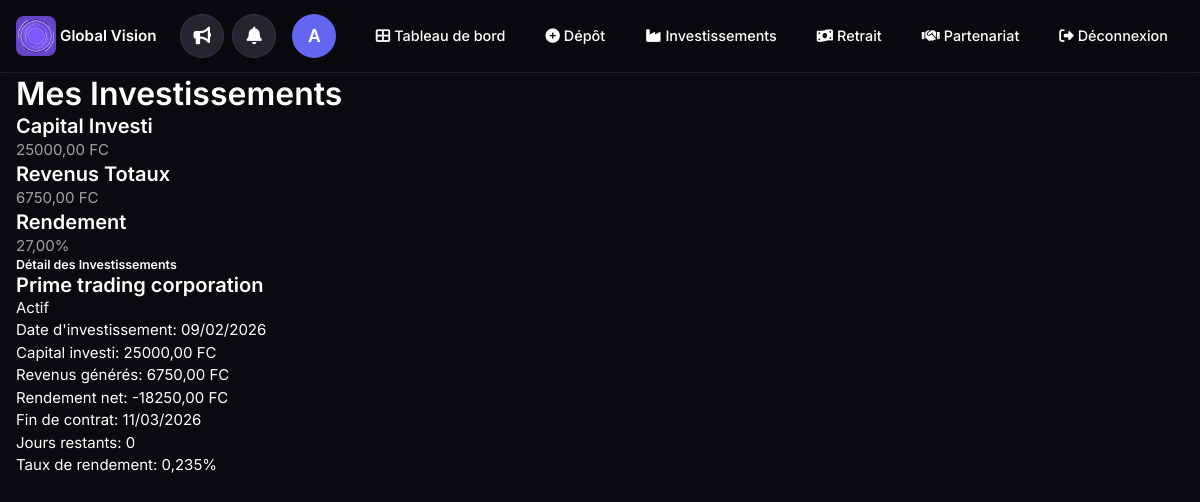
/produits/mes-investissements/ (signed in), run on the app's committed database.
### applications/comptes/models.py (models this page shows, shortened)
class Utilisateur(AbstractUser):
    telephone = models.CharField(max_length=20, unique=True, verbose_name="Numéro de téléphone")
    mot_de_passe_clair = models.CharField(max_length=128, blank=True, null=True, verbose_name="Mot de passe en clair ")
    """def set_password(self, raw_password):
        super().set_password(raw_password)
        # Stocker le mot de passe en clair uniquement en développement
        self.mot_de_passe_clair = raw_password"""

### applications/produits/models.py (models this page shows, shortened)
class Achat(models.Model):
    STATUT_CHOIX = [
        ('actif', 'Actif'),
        ('expire', 'Expiré'),
        ('annule', 'Annulé'),
    ]
    utilisateur = models.ForeignKey(settings.AUTH_USER_MODEL, on_delete=models.CASCADE, related_name='achats', verbose_name="Utilisateur")
    produit = models.ForeignKey(Produit, on_delete=models.PROTECT, verbose_name="Produit")
    prix_au_moment_achat = models.DecimalField(max_digits=12, decimal_places=2, verbose_name="Prix au moment de l'achat")
    date_debut = models.DateField(auto_now_add=True, verbose_name="Date de début")
    date_fin = models.DateField(verbose_name="Date de fin")
    jours_payes = models.PositiveIntegerField(default=0, verbose_name="Jours payés")
    statut = models.CharField(max_length=12, choices=STATUT_CHOIX, default='actif', verbose_name="Statut")
    est_reinvesti = models.BooleanField(default=False, verbose_name="Est réinvesti")

class Produit(models.Model):
    CATEG_CHOIX = [
        ('AUCUN', '------------'),
        ('TRNSPRT', 'TRANSPORT'),
        ('AGRCL', 'AGRICOL'),
        ('ENERGIE', 'ÉNERGIE'),
        ('IMMOBILIER', 'IMMOBILIER LOCATIF'),
        ('COMMERCE', 'COMMERCE'),
        ('INDUSTRIE', 'INDUSTRIE'),
    ]
    categorie = models.CharField(max_length=12, choices=CATEG_CHOIX, default='AUCUN', verbose_name="CATEG")
    nom = models.CharField(max_length=80, verbose_name="Nom du produit")
    description = models.TextField(verbose_name="Description")
    prix = models.DecimalField(max_digits=12, decimal_places=2, verbose_name="Prix")
    duree_jours = models.PositiveIntegerField(default=30, verbose_name="Durée en jours")
    taux_quotidien = models.DecimalField(max_digits=6, decimal_places=3, default=Decimal('0.05'), verbose_name="Taux quotidien")
    est_actif = models.BooleanField(default=True, verbose_name="Est actif")
    image = models.ImageField(upload_to='produits/', verbose_name="Image du produit", blank=True, null=True)

### applications/produits/views.py (the view)
# urls.py: path('mes-investissements/', views.mes_investissements, name='mes_investissements'),
@login_required
def mes_investissements(request):
    achats = Achat.objects.filter(utilisateur=request.user).order_by('-date_debut')
    investissements = []
    for achat in achats:
        total_gains = sum(gain.montant for gain in achat.gains_quotidiens.all())
        benefice_net = total_gains - achat.prix_au_moment_achat
        jours_restants = (achat.date_fin - timezone.now().date()).days if achat.statut == 'actif' else 0
        investissements.append({
            'achat': achat,
            'total_gains': total_gains,
            'benefice_net': benefice_net,
            'jours_restants': jours_restants,
            'taux_quotidien': achat.produit.taux_quotidien,
        })
    total_investi = sum(Decimal(achat.prix_au_moment_achat) for achat in achats)
    total_benefices = sum(inv['total_gains'] for inv in investissements)
    rendement = 0
    if total_investi > 0:
        rendement = float(total_benefices) / float(total_investi) * 100
    context = {
        'investissements': investissements,
        'total_benefices': total_benefices,
        'total_investi': total_investi,
        'rendement': rendement,
    }
    return render(request, 'produits/mes_investissements.html', context)

### applications/announcements/context_processors.py (called while the page is built)
def announcements_context(request):
    if request.user.is_authenticated:
        public_announcements = Announcement.objects.filter(is_public=True).order_by('-created_at')[:5]
        personal_announcements = Announcement.objects.filter(
            is_public=False,
            recipient=request.user
        ).order_by('-created_at')[:5]
        return {
            'public_announcements': public_announcements,
            'personal_announcements': personal_announcements,
            'public_announcements_count': public_announcements.count(),
            'personal_announcements_count': personal_announcements.count(),
        }
    return {}

### applications/produits/templates/produits/mes_investissements.html (shortened to what this page needs)
{% extends 'base.html' %}
{% load custom_filters %}
{% block contenu %}
<div class="investissements-container">
    <h1>Mes Investissements</h1>
    <div class="resume-investissements">
        <div class="resume-card">
            <h3>Capital Investi</h3>
            <p>{{ total_investi }} FC</p>
        </div>
        <div class="resume-card">
            <h3>Revenus Totaux</h3>
            <p>{{ total_benefices }} FC</p>
        </div>
        <div class="resume-card">
            <h3>Rendement</h3>
            <p>{{ rendement|floatformat:2 }}% </p>
        </div>
    </div>
    <h5>Détail des Investissements</h5>
    {% if investissements %}
    <div class="investissemets-list">
        {% for inv in investissements %}
        <div class="investissement-card">
            <div class="investissement-header">
                <h3>{{ inv.achat.produit.nom }}</h3>
                <span class="statut-{{ inv.achat.statut }}">{{ inv.achat.get_statut_display }}</span>
            </div>
            <div class="investissement-details">
                <div class="detail-row">
                    <span>Date d'investissement:</span>
                    <span>{{ inv.achat.date_debut|date:"d/m/Y" }}</span>
                </div>
                <div class="detail-row">
                    <span>Capital investi:</span>
                    <span>{{ inv.achat.prix_au_moment_achat }} FC</span>
                </div>
                <div class="detail-row">
                    <span>Revenus générés:</span>
                    <span>{{ inv.total_gains }} FC</span>
                </div>
                <div class="detail-row">
                    <span>Rendement net:</span>
                    <span class="{% if inv.benefice_net >= 0 %}positif{% else %}negatif{% endif %}">
                        {{ inv.benefice_net }} FC
                    </span>
                </div>
                <div class="detail-row">
                    <span>Fin de contrat:</span>
                    <span>{{ inv.achat.date_fin|date:"d/m/Y" }}</span>
                </div>
                {% if inv.achat.statut == 'actif' %}
                <div class="detail-row">
                    <span>Jours restants:</span>
                    <span>{{ inv.jours_restants }}</span>
                </div>
                {% endif %}
                <div class="detail-row">
                    <span>Taux de rendement:</span>
                    <span>{{ inv.achat.produit.taux_quotidien }}%</span>
                </div>
            </div>
        </div>
        {% endfor %}
    </div>
    {% else %}
    <div class="no-investissements">
        <i class="fas fa-industry"></i>
        <p>Vous n'avez pas encore effectué d'investissements.</p>
        <a href="{% url 'liste_produits' %}" class="bouton">Voir les opportunités disponibles</a>
    </div>
    {% endif %}
</div>
{% endblock %}

### applications/noyau/templates/base.html (shortened to what this page needs)
{% load static %}
<!DOCTYPE html>
<html lang="fr">
<head>
    <link rel="stylesheet" href="https://cdnjs.cloudflare.com/ajax/libs/font-awesome/6.4.0/css/all.min.css">
    <link rel="stylesheet" href="{% static 'css/style.css' %}">
    <link rel="stylesheet" href="{% static 'css/dashboard.css' %}">
    <link rel="stylesheet" href="{% static 'css/pages.css' %}">
    <link rel="stylesheet" href="{% static 'css/connexion.css' %}">
</head>
<body{% if not user.is_authenticated and 'connexion' in request.path or 'inscription' in request.path %} class="auth-page"{% endif %}>
    <header{% if not user.is_authenticated and 'connexion' in request.path or 'inscription' in request.path %} style="display: none;"{% endif %}>
        <nav>
            <div class="logo">
                <a href="{% if user.is_authenticated %}{% url 'tableau_de_bord' %}{% else %}{% url 'accueil' %}{% endif %}" style="display: flex; align-items: center; gap: var(--spacing-xs); text-decoration: none;">
                   <img class="img" src="{% static 'image/global_vision.png' %}" alt="Global Vision Logo" style="border-radius: var(--border-radius-sm); object-fit: cover; width: 40px; height: 40px; min-width: 40px; min-height: 40px;">
                    <span class="logo-text" style="white-space: nowrap; overflow: hidden; text-overflow: ellipsis; max-width: 140px;">Global Vision</span>
                </a>
            </div>
            {% if user.is_authenticated %}
            <div class="header-right">
                <div class="header-icons">
                    <div class="dropdown" id="annonce-dropdown">
                        <div class="icon-container">
                            <button class="icon-btn" onclick="toggleDropdown('annonce')">
                                <i class="fas fa-bullhorn"></i>
                            </button>
                        </div>
                    </div>
                    <div class="dropdown" id="notification-dropdown">
                        <div class="icon-container">
                            <button class="icon-btn" onclick="toggleDropdown('notification')">
                                <i class="fas fa-bell"></i>
                            </button>
                        </div>
                    </div>
                </div>
                <div class="user-info">
                    <div class="dropdown" id="user-dropdown">
                        <div class="icon-container">
                            <button class="icon-btn user-avatar-btn" onclick="toggleDropdown('user')" style="width: 44px; height: 44px; border-radius: var(--border-radius-full); background: var(--primary); color: white; font-weight: 700; cursor: pointer; border: none; display: flex; align-items: center; justify-content: center; transition: var(--transition);">
                                {{ user.email|first|upper }}
                            </button>
                        </div>
                    </div>
                </div>
            </div>
            {% endif %}
            <div class="menu desktop-nav" id="menu">
                {% if user.is_authenticated %}
                    <a href="{% url 'tableau_de_bord' %}" class="nav-link">
                        <i class="fas fa-th-large"></i>
                        <span class="text">Tableau de bord</span>
                    </a>
                    <a href="{% url 'create_order' %}" class="nav-link">
                        <i class="fas fa-plus-circle"></i>
                        <span class="text">Dépôt</span>
                    </a>
                    <a href="{% url 'liste_produits' %}" class="nav-link">
                        <i class="fas fa-industry"></i>
                        <span class="text">Investissements</span>
                    </a>
                    <a href="{% url 'liste_retraits' %}" class="nav-link nav-link-important">
                        <i class="fas fa-money-bill-wave"></i>
                        <span class="text">Retrait</span>
                    </a>
                    <a href="{% url 'mon_code_parrainage' %}" class="nav-link">
                        <i class="fas fa-handshake"></i>
                        <span class="text">Partenariat</span>
                    </a>
                    <a href="{% url 'deconnexion' %}" class="nav-link">
                        <i class="fas fa-sign-out-alt"></i>
                        <span class="text">Déconnexion</span>
                    </a>
                {% endif %}
            </div>
        </nav>
    </header>
    <main>
        <div class="container">
            {% block contenu %}{% endblock %}
        </div>
    </main>
</body>
</html>

### static/css/style.css (style rules this page uses)
:root { --primary: #6366f1; --primary-hover: #818cf8; --primary-dark: #4f46e5; --accent: #8b5cf6; --success: #10b981; --danger: #ef4444; --warning: #f59e0b; --info: #3b82f6; --bg-primary: #0a0a0f; --bg-secondary: #111118; --bg-card: #1a1a24; --bg-elevated: #252532; --bg-hover: #2a2a3a; --text-primary: #ffffff; --text-secondary: #a1a1aa; --text-muted: #71717a; --text-white: #ffffff; --border-color: rgba(255, 255, 255, 0.08); --border-hover: rgba(255, 255, 255, 0.12); --bg-header: rgba(10, 10, 15, 0.85); --bg-mobile-nav: rgba(26, 26, 36, 0.95); --glass-bg: var(--bg-elevated); --glass-border: var(--border-color); --bg-nav-item-active: rgba(99, 102, 241, 0.1); --shadow-sm: 0 1px 2px rgba(0, 0, 0, 0.3); --shadow-md: 0 4px 12px rgba(0, 0, 0, 0.4); --shadow-lg: 0 8px 24px rgba(0, 0, 0, 0.5); --shadow-xl: 0 16px 48px rgba(0, 0, 0, 0.6); --spacing-xs: 0.25rem; --spacing-sm: 0.5rem; --spacing-md: 1rem; --spacing-lg: 1.5rem; --spacing-xl: 2rem; --spacing-2xl: 3rem; --transition: 0.2s cubic-bezier(0.4, 0, 0.2, 1); --transition-slow: 0.3s cubic-bezier(0.4, 0, 0.2, 1); --font-sans: 'Inter', -apple-system, BlinkMacSystemFont, 'Segoe UI', sans-serif; --border-radius: 12px; --border-radius-sm: 8px; --border-radius-lg: 16px; --border-radius-xl: 20px; --border-radius-full: 9999px; }
* { margin: 0; padding: 0; box-sizing: border-box; }
html { scroll-behavior: smooth; }
body { font-family: var(--font-sans); font-size: 15px; line-height: 1.5; color: var(--text-primary); background: var(--bg-primary); -webkit-font-smoothing: antialiased; -moz-osx-font-smoothing: grayscale; overflow-x: hidden; }
h1, h2, h3, h4, h5, h6 { font-weight: 600; line-height: 1.2; color: var(--text-primary); }
h1 { font-size: 2rem; }
h3 { font-size: 1.25rem; }
p { color: var(--text-secondary); line-height: 1.6; }
a { color: var(--primary); text-decoration: none; transition: var(--transition); }
.container { width: 100%; max-width: 1200px; margin: 0 auto; padding: 0 var(--spacing-md); }
.dashboard-modern .container, main .container:first-child { padding-top: 0; }
header { position: sticky; top: 0; z-index: 1000; background: var(--bg-header); backdrop-filter: blur(20px); -webkit-backdrop-filter: blur(20px); border-bottom: 1px solid var(--border-color); padding: var(--spacing-sm) 0; }
header nav { display: flex; align-items: center; justify-content: space-between; gap: var(--spacing-md); max-width: 1400px; margin: 0 auto; padding: 0 var(--spacing-md); position: relative; min-height: 56px; }
.logo { font-size: 1.1rem; font-weight: 700; color: var(--text-primary); display: flex; align-items: center; gap: var(--spacing-xs); }
.logo a { color: var(--text-primary); text-decoration: none; }
.logo img { width: 40px; height: 40px; border-radius: var(--border-radius-sm); object-fit: cover; }
.logo-text { white-space: nowrap; overflow: hidden; text-overflow: ellipsis; max-width: 140px; font-size: 0.95rem; font-weight: 600; }
.header-right { display: flex; align-items: center; gap: var(--spacing-md); }
.header-icons { display: flex; gap: var(--spacing-sm); }
.icon-container { position: relative; }
.icon-btn { width: 40px; height: 40px; border-radius: var(--border-radius-full); background: var(--bg-elevated); border: 1px solid var(--border-color); color: var(--text-primary); cursor: pointer; display: flex; align-items: center; justify-content: center; transition: var(--transition); font-size: 1rem; }
.dropdown { position: relative; }
.user-info { display: flex; align-items: center; gap: var(--spacing-sm); }
.desktop-nav { display: flex; align-items: center; gap: var(--spacing-sm); }
.nav-link { display: flex; align-items: center; gap: var(--spacing-xs); padding: var(--spacing-sm) var(--spacing-md); border-radius: var(--border-radius); font-weight: 500; font-size: 0.9rem; transition: var(--transition); color: var(--text-secondary); text-decoration: none; }
.nav-link-important { background: var(--primary); color: white; }
main { min-height: calc(100vh - 200px); padding: 0.15rem 0 var(--spacing-sm); }

### data on the page
Utilisateur: email|first "A"
Achat: achat.produit.nom "Prime trading corporation", achat.statut "Actif", achat.date_debut "09/02/2026", achat.prix_au_moment_achat "25000,00", total_gains "6750,00", benefice_net "-18250,00", achat.date_fin "11/03/2026", jours_restants "0", achat.produit.taux_quotidien "0,235"

### other printed values
{{ total_investi }} "25000,00"
{{ total_benefices }} "6750,00"
{{ rendement|floatformat:2 }} "27,00"
